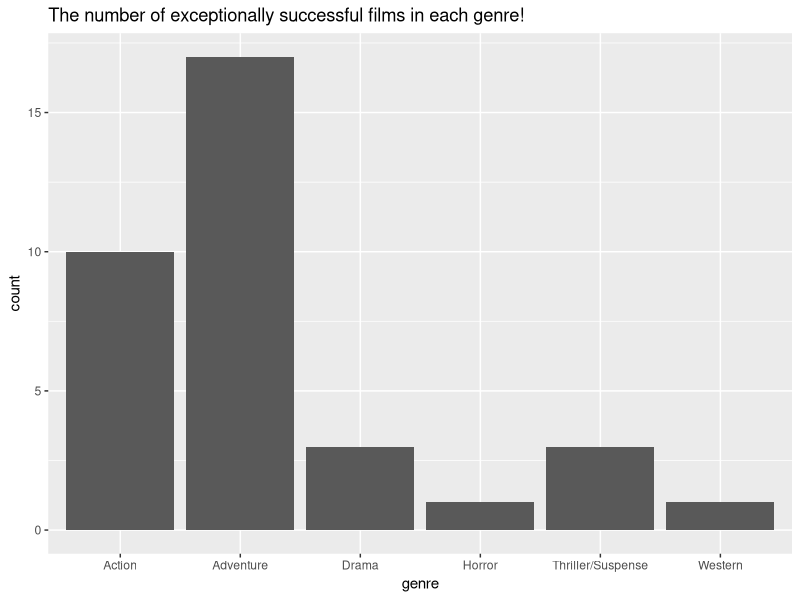
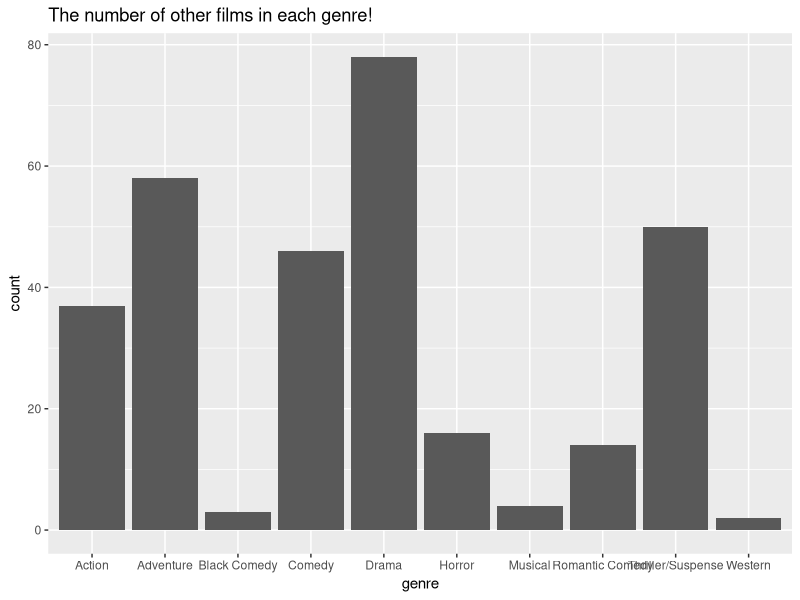

R code for these plots, in order:
library(readr)
library(dplyr)
library(ggplot2)

data <- read_csv("merged_data.csv")


data$profit_margin <- data$domestic_box_office + 
  data$international_box_office - data$production_budget

ninetieth <- quantile(data$profit_margin, 0.9)

successful_films <- data[data$profit_margin >= ninetieth, ]

unsuccessful_films <- data[data$profit_margin < ninetieth, ]


# Now that I have the successful and unsuccessful subsets of the data
# We can start doing interesting stuff (unprofessional comments, I know
# but only you guys are reading this..)

ggplot(data = successful_films, aes(x = genre)) + 
  geom_bar() +
  labs(title = "The number of exceptionally successful films in each genre!")

ggplot(data = unsuccessful_films, aes(x = genre)) +
  geom_bar() + 
  labs(title = "The number of other films in each genre!")


